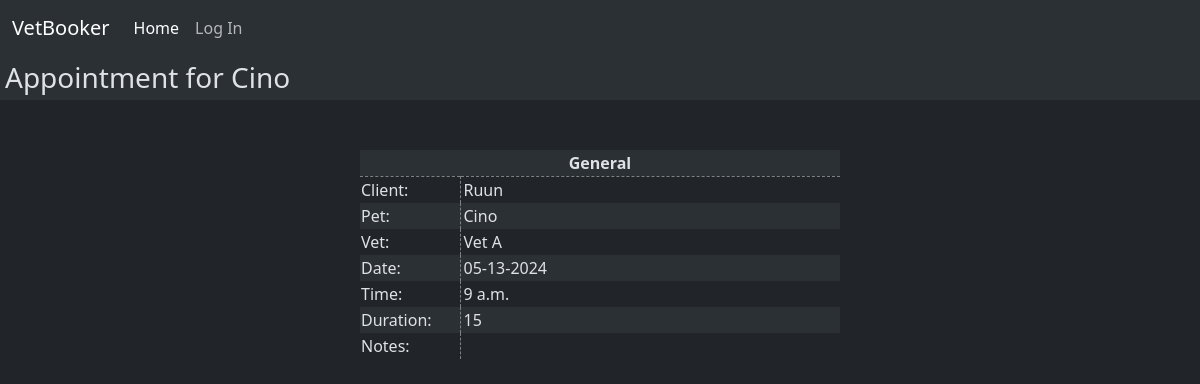
Page /appointment/74 on the committed database.
### VetBooker/models.py (models this page shows, shortened)
class Pet(models.Model):
    name = models.TextField(blank=True)
    species = models.TextField(blank=True)
    breed = models.TextField(blank=True, null=True)
    conditions = models.TextField(blank=True)
    bookings = models.ManyToManyField("Booking", related_name="pet_bookings", blank=True)
    owner = models.ForeignKey("Client", related_name="owner_pet", null=True, blank=True, on_delete=models.CASCADE)
    comments = models.ManyToManyField("Booking", related_name="booking_comments", blank=True)

class Booking(models.Model):
    class Duration(models.IntegerChoices):
        SHORT = 15, "Short"
        MEDIUM = 30, "Medium"
        LONG = 60, "Long"
        XLONG = 120, "Extra Long"
    title = models.TextField(blank=True, null=True)
    vet = models.ForeignKey("Vet", related_name="booking_vet", null=False, blank=False, on_delete=models.CASCADE)
    Pet = models.ManyToManyField("Pet", related_name="booking_pet")
    Client = models.ManyToManyField("Client", related_name="booking_owner")
    day = models.DateField(auto_now_add=False, null=True)
    start_time = models.TimeField(auto_now_add=False)
    duration = models.IntegerField(choices=Duration.choices, default=Duration.SHORT, verbose_name="Duration", blank=True, null=True)
    procedure = models.ManyToManyField("Procedure", related_name="booking_procedure", blank=True)
    comments = models.TextField(blank=True)

class Client(models.Model):
    name = models.TextField(blank=True)
    telephone = models.TextField(blank=True, unique=True)
    email = models.TextField(blank=True)
    address = models.TextField(blank=True)
    bookings = models.ManyToManyField("Booking", related_name="client_bookings", blank=True)
    bills = models.ManyToManyField("Bill", related_name="bills", blank=True)

class Vet(models.Model):
    name = models.TextField(blank=True)
    priority_skills = models.ManyToManyField("Skill", related_name="priority_skill")
    general_availibility = models.ManyToManyField("Shift")
    bookings = models.ManyToManyField("Booking", related_name="vet_bookings", blank=True)

### VetBooker/views.py (the view)
# urls.py: path("appointment/<str:booking_id>", views.view_specific_booking, name="view_specific_booking"),
def view_specific_booking(request, booking_id):
    booking_id = int(booking_id)
    booking = Booking.objects.get(id=booking_id)
    client = booking.Client.all()[0]
    pet = booking.Pet.all()[0]
    note = booking.comments
    day = booking.day
    time = booking.start_time
    vet = booking.vet.name
    duration = booking.duration
    booking_name = booking.title
    day_names = list(calendar.day_abbr)
    day_name = day_names[date.weekday(day)]
    day = str(day)
    day = day[5:7] + day[4:5] + day[8:10] + day[4:5] + day[0:4]
    return render(request, "VetBooker/view_specific_booking.html", {'pet_name': pet.name, 'client_name': client.name, 'vet_name': vet, 'note': note, 'time': time, 'duration': duration, 'pet_id': pet.id, 'booking_name': booking_name, 'date': day})

### VetBooker/templates/VetBooker/view_specific_booking.html (shortened to what this page needs)
{% extends "VetBooker/layout.html" %}
{% load static %}
{% block body %}
<h3 class="pageTitle">Appointment for {{ pet_name }}</h3>
<table class="centered bookingListing" >
    <thead>
            <th colspan="2" class="centerText">
                {{ booking_name }}
            </th>
    </thead>
    <tbody>
    <tr>
        <td>
            Client:
        </td>
        <td>
            {{ client_name }}
        </td>
    </tr>
    <tr>
        <td>
            Pet:
        </td>
        <td>
            {{ pet_name }}
        </td>
    </tr>
    <tr>
        <td>
            Vet:
        </td>
        <td>
            {{ vet_name }}
        </td>
    </tr>
    <tr>
        <td>
            Date:
        </td>
        <td>
            {{ date }}
        </td>
    </tr>
    <tr>
        <td>
            Time:
        </td>
        <td>
            {{ time }}
        </td>
    </tr>
    <tr>
        <td>
            Duration:
        </td>
        <td>
            {{ duration }}
        </td>
    </tr>
    <tr>
        <td>
            Notes:
        </td>
        <td>
        </td>
    </tr>
    </tbody>
</table>
{% endblock %}

### VetBooker/static/VetBooker/styles.css (style rules this page uses)
.centered { margin: auto; }
.centerText { text-align: center; }
.pageTitle { background-color: #2b3035; padding: 5px; }
.bookingListing { margin-top: 50px; width: 40vw; min-width: 300px; }
thead { background-color: #2b3035; border-bottom: 1px dashed grey; }
tr:nth-child(even) { background-color: #2b3035; }
td:nth-child(odd) { width: 100px; border-right: 1px dashed grey; }
td:nth-child(even) { padding-left: 3px; }

### rows in the picture
Pet: name "Cino"
Booking: title "General", start_time "9 a.m."
Client: name "Ruun"
Vet: name "Vet A"

### other values in the picture
{{ date }} "05-13-2024"
{{ duration }} "15"
